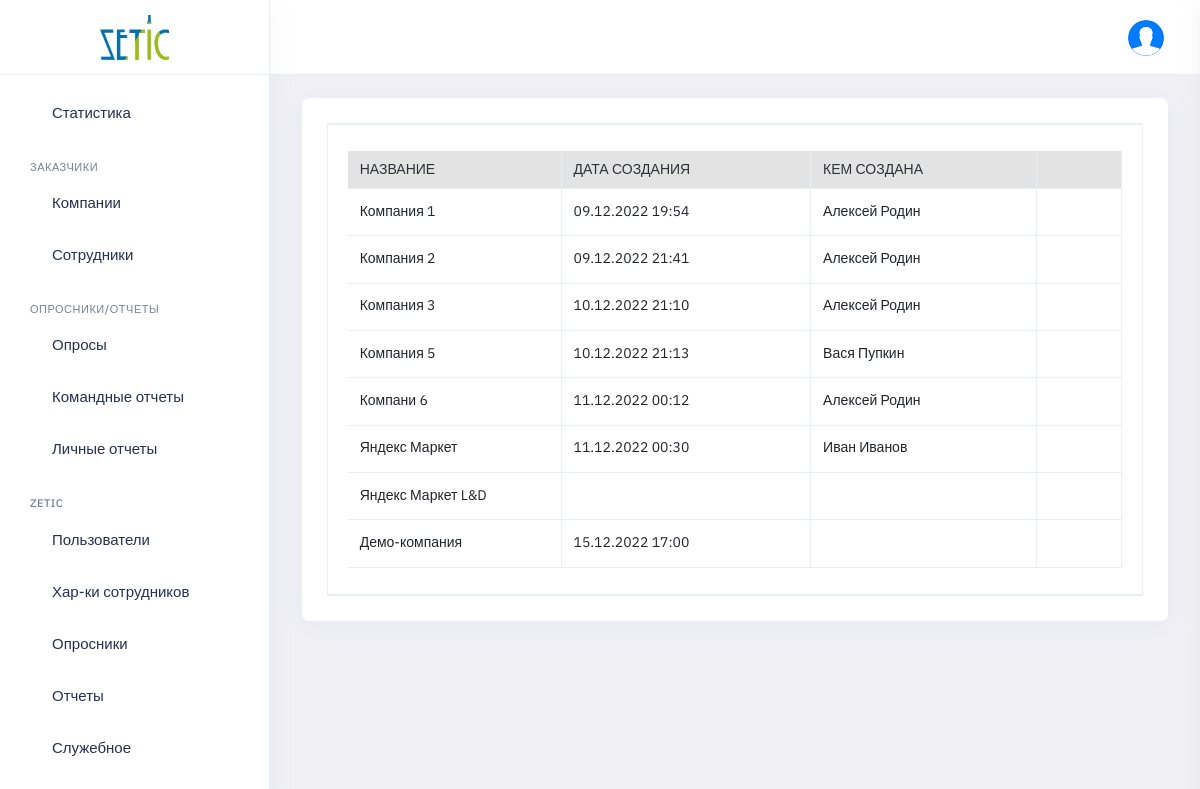
The page /panel/companies_list (signed in) on the database as committed earlier.
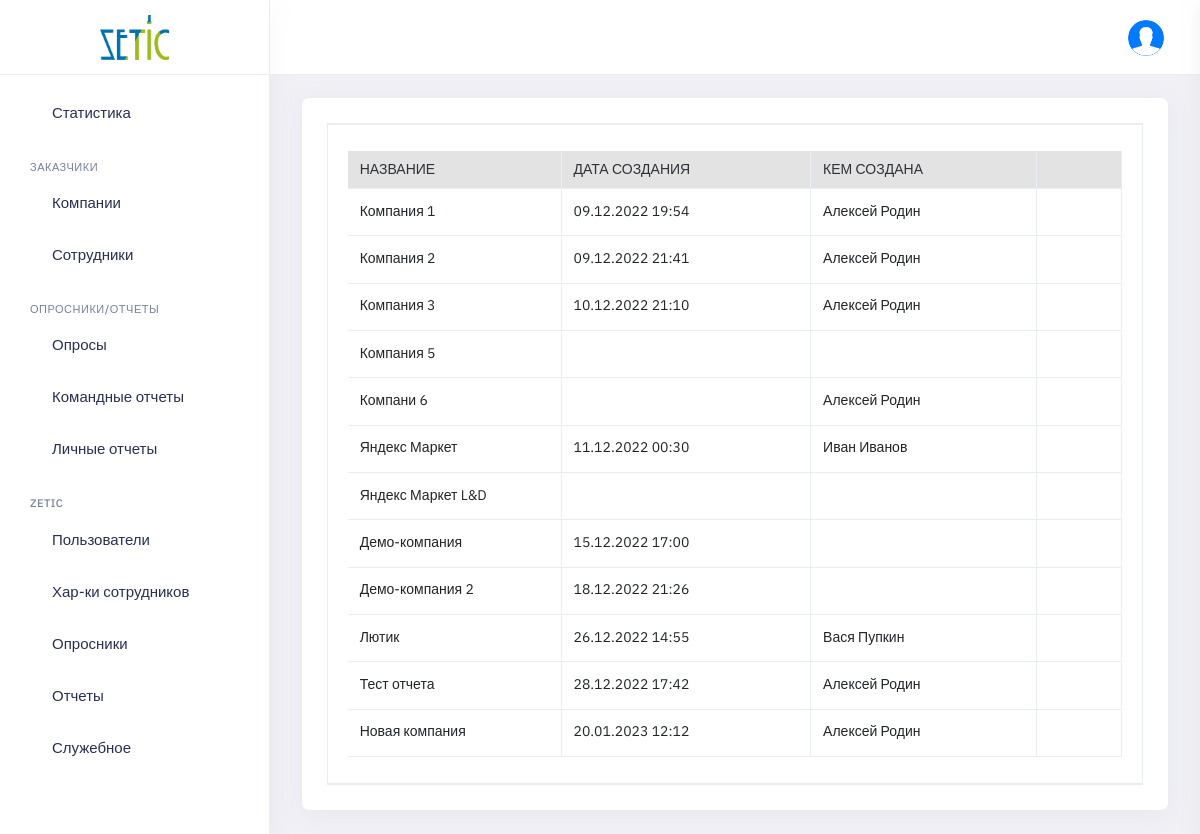
The same page on the database as committed later.
### pdf/models.py (models this page shows, shortened)
class Company(models.Model):
    created_at = models.DateTimeField(auto_now_add=True, null=True, blank=True)
    created_by = models.ForeignKey(User, default=None, null=True, on_delete=models.PROTECT)
    name = models.CharField(max_length=150, blank=False, null=False)
    version = models.IntegerField(null=True, default=0)
    active = models.BooleanField(default=True, null=False)
    email = models.CharField(max_length=100, blank=True, null=True, default=None)
    public_code = models.CharField(max_length=10, blank=False, null=False, default='')
    class Meta:
        verbose_name_plural = 'Компании'
        verbose_name = 'Компания'

### panel/company.py (the view)
# urls.py: path('companies_list', company.companies_list, name='companies_list'),
@login_required(redirect_field_name=None, login_url='/login/')
def companies_list(request):
    context = info_common(request)
    cur_user_role_name = UserProfile.objects.get(user=request.user).role.name
    if cur_user_role_name == 'Менеджер':
        companies = Company.objects.filter(created_by=request.user)
    else:
        companies = Company.objects.all()
    context.update(
        {
            'companies': companies,
         }
    )
    return render(request, 'panel_companies_list.html', context)

### panel/views.py (called while the page is built)
@login_required(redirect_field_name=None, login_url='/login/')
def info_common(request):
    userprofile = UserProfile.objects.get(user=request.user)
    context = {
        'cur_userprofile': userprofile
    }
    if userprofile.role.name == 'Админ заказчика':
        employee = Employee.objects.get(user=request.user)
        if not employee.company_admin_active:
            logout(request)
            return 'logout'
        else:
            return context
    else:
        return context

### panel/templates/panel_companies_list.html (shortened to what the changed rows need)
{% extends 'panel_base.html' %}
{% load static %}
{% load tz %}
    {% block content %}
        <div class="main-container container-fluid" id="main-container">
            <div class="page-header">
                <h1 class="page-title">Компании</h1>
            </div>
            <div class="row">
                <div class="col-lg-12 col-md-12 col-sm-12 col-xl-12">
                    <div class="row ">
                            <div class="col-md-12">
                                <div class="card">
                                    <div class="card-body">
                                        <div id="wizard1" role="application" class="wizard clearfix">
                                            <div class="content clearfix">
                                                <section id="wizard1-p-0" role="tabpanel" aria-labelledby="wizard1-h-0" class="body current" aria-hidden="false">
                                                    <div class="table-responsive">
                                                                <table class="table table-bordered text-nowrap border-bottom list-table dataTable no-footer" id="">
                                                                    <thead>
                                                                        <tr>
                                                                            <th class="wd-15p border-bottom-0 table-header">Название</th>
                                                                            <th class="wd-15p border-bottom-0 table-header">Дата создания</th>
                                                                            <th class="wd-15p border-bottom-0 table-header">Кем создана</th>
                                                                            <th class="wd-15p border-bottom-0 table-header"></th>
                                                                        </tr>
                                                                    </thead>
                                                                    <tbody id="wizard1-tbody-1">
                                                                    {% for company in companies %}
                                                                        <tr>
                                                                            <td>
                                                                                {{ company.name }}
                                                                            </td>
                                                                            <td>
                                                                                {{ company.created_at|date:"d.m.Y H:i" }}
                                                                            </td>
                                                                            <td>
                                                                                {{ company.created_by.first_name }}
                                                                            </td>
                                                                            <td>
                                                                                <div style="text-align: center;">
                                                                                <i class="fe fe-more-vertical cursor-pointer" data-bs-toggle="dropdown" aria-expanded="false" style="font-size: 20px"></i>
                                                                            </div>
                                                                            </td>
                                                                        </tr>
                                                                    {% endfor %}
                                                                    </tbody>
                                                                </table>
                                                    </div>
                                                </section>
                                            </div>
                                    </div>
                                </div>
                            </div>
                        </div>
                    </div>
                </div>
            </div>
        </div>
    {% endblock %}

Rows that differ between the two databases and show on the page:
changed Company "Компания 5": created_at "10.12.2022 21:13" → (not shown); created_by.first_name "Вася Пупкин" → (not shown)
changed Company "Компани 6": created_at "11.12.2022 00:12" → (not shown)
added Company: name "Демо-компания 2", created_at "18.12.2022 21:26"
added Company: name "Лютик", created_at "26.12.2022 14:55", created_by.first_name "Вася Пупкин"
added Company: name "Тест отчета", created_at "28.12.2022 17:42", created_by.first_name "Алексей Родин"
added Company: name "Новая компания", created_at "20.01.2023 12:12", created_by.first_name "Алексей Родин"
